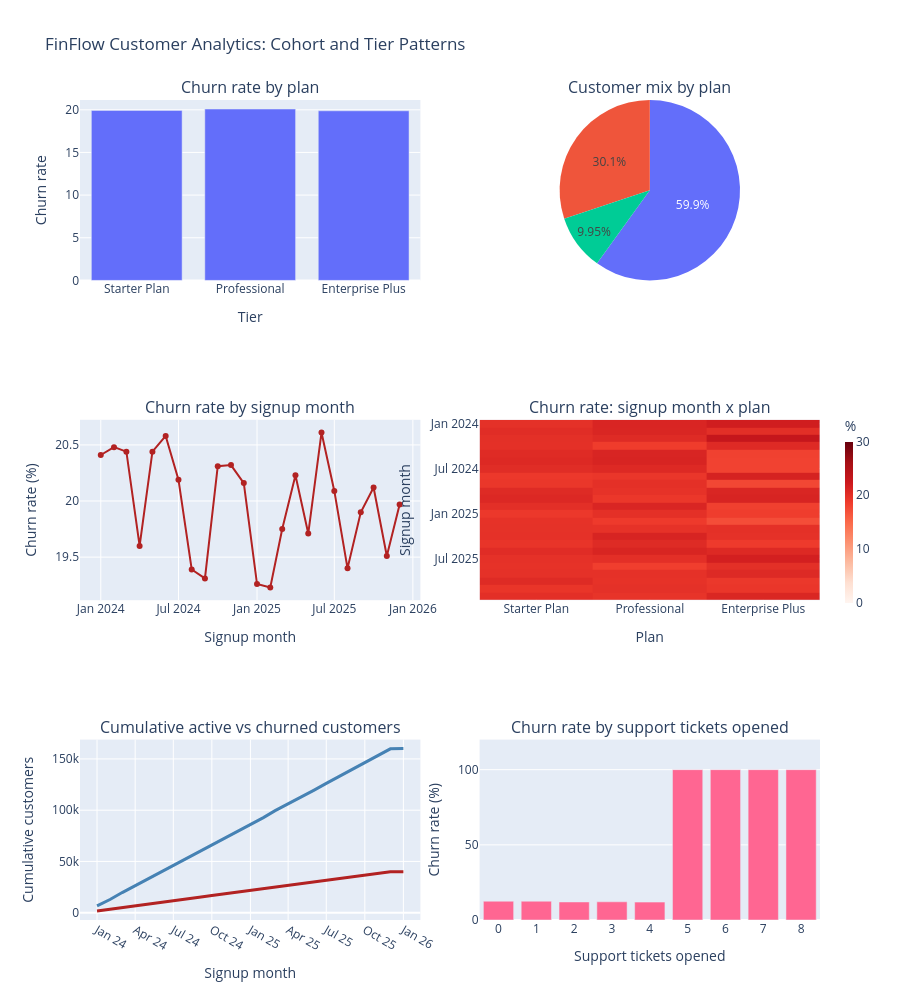

The code cell stored with this chart in its notebook:
### Code cell
# Panel 1: bar, churn rate per tier
deck.add_trace(go.Bar(                                # add a bar chart to the grid
    x=tiers, y=tier_rate.values,                      # plans on x, churn rate on y
    showlegend=False,
), row=1, col=1)                                      # place it in row 1, column 
deck.update_xaxes(title_text='Tier', row=1, col=1)
deck.update_yaxes(title_text='Churn rate', row=1, col=1)

# Panel 2: donut, customer mix
deck.add_trace(go.Pie(                                # add a pie chart
    labels=tiers, values=tier_n.values,     # slices are plans; hole=0.5 makes it a donut
), row=1, col=2)                                      # place it in row 1, column 2

# Panel 3: line, cohort churn rate (full cohorts only)  -> row 2, col 1
deck.add_trace(go.Scatter(                            # add a line chart
    x=cohort_full.index.to_timestamp(), y=cohort_full["rate"],  # signup months on x (as dates), churn rate on y
    mode="lines+markers", line=dict(color="firebrick"), showlegend=False,  # line with dots, red, no legend
), row=2, col=1)                                      # place it in row 2, column 1
deck.update_xaxes(title_text='Signup month', row=2, col=1)
deck.update_yaxes(title_text='Churn rate (%)', row=2, col=1)

# Panel 4: heatmap, cohort x tier  -> row 2, col 2
deck.add_trace(go.Heatmap(                            # add a heatmap
    z=cohort_tier.values, x=tiers, y=cohort_tier.index.astype(str),  # cell values, plan columns, month rows
    colorscale="Reds", zmin=0, zmax=30,               # white to red, fixed 0-30% so "flat" looks flat
    colorbar=dict(title="%", thickness=8, len=0.25, x=1.02, y=0.5),  # small color legend at the right edge, beside this row
), row=2, col=2)                                      # place it in row 2, column 2
deck.update_xaxes(title_text="Plan", row=2, col=2)    # label the x-axis
deck.update_yaxes(title_text="Signup month", autorange="reversed", row=2, col=2)  # label y-axis, earliest month at the top

# Panel 5: two lines, cumulative active vs churned  -> row 3, col 1
x5 = cum.index.to_timestamp()                         # convert month labels to dates for the x-axis
for name, color in [("Active", "steelblue"), ("Churned", "firebrick")]:  # draw one line per status
    deck.add_trace(go.Scatter(                        # add a line chart trace
        x=x5, y=cum[name], mode="lines+text", name=name,  # cumulative values, line plus a text label
        line=dict(color=color, width=3),              # thick line in the status color
        showlegend=False,    # label above-left of the point, no legend
    ), row=3, col=1)                                  # place it in row 3, column 1
deck.update_xaxes(title_text="Signup month", tickformat="%b %y", dtick="M3", row=3, col=1)  # label x, ticks every 3 months
deck.update_yaxes(title_text="Cumulative customers", row=3, col=1)  # label the y-axis

# Set deck layout setting
deck.update_layout(
    title_text='FinFlow Customer Analytics: Cohort and Tier Patterns',
    height=1000,
    showlegend=False
)

# Panel 6: churn rate by support tickets  -> row 3, col 2
deck.add_trace(go.Bar(                                # add a bar chart
    x=tickets.index, y=tickets["rate"],               # ticket counts on x, churn rate on y
    customdata=tickets["n"],                          # attach customer counts for the tooltip
    showlegend=False,                                 # no legend needed
), row=3, col=2)                                      # place it in row 3, column 2
deck.update_xaxes(title_text="Support tickets opened", dtick=1, row=3, col=2)  # label x, show every whole number
deck.update_yaxes(title_text="Churn rate (%)", range=[0, 120], row=3, col=2)   # label y, headroom above 100% for bar labels

### Figure 1 — Plotly figure (JSON) as saved in the notebook; plotly's stock layout.template omitted (floating-point values rounded to 4 significant figures)
{"data": [{"showlegend": false, "type": "bar", "x": ["Starter Plan", "Professional", "Enterprise Plus"], "xaxis": "x", "y": [19.93, 20.09, 19.88], "yaxis": "y"}, {"domain": {"x": [0.54, 1], "y": [0.78, 1]}, "labels": ["Starter Plan", "Professional", "Enterprise Plus"], "type": "pie", "values": [119881, 60229, 19890]}, {"line": {"color": "firebrick"}, "mode": "lines+markers", "showlegend": false, "type": "scatter", "x": ["2024-01-01T00:00:00.000000", "2024-02-01T00:00:00.000000", "2024-03-01T00:00:00.000000", "2024-04-01T00:00:00.000000", "2024-05-01T00:00:00.000000", "2024-06-01T00:00:00.000000", "2024-07-01T00:00:00.000000", "2024-08-01T00:00:00.000000", "2024-09-01T00:00:00.000000", "2024-10-01T00:00:00.000000", "2024-11-01T00:00:00.000000", "2024-12-01T00:00:00.000000", "2025-01-01T00:00:00.000000", "2025-02-01T00:00:00.000000", "2025-03-01T00:00:00.000000", "2025-04-01T00:00:00.000000", "2025-05-01T00:00:00.000000", "2025-06-01T00:00:00.000000", "2025-07-01T00:00:00.000000", "2025-08-01T00:00:00.000000", "2025-09-01T00:00:00.000000", "2025-10-01T00:00:00.000000", "2025-11-01T00:00:00.000000", "2025-12-01T00:00:00.000000"], "xaxis": "x2", "y": [20.41, 20.48, 20.44, 19.6, 20.44, 20.58, 20.19, 19.39, 19.31, 20.31, 20.32, 20.16, 19.26, 19.23, 19.75, 20.23, 19.71, 20.61, 20.09, 19.4, 19.9, 20.12, 19.51, 19.97], "yaxis": "y2"}, {"colorbar": {"len": 0.25, "thickness": 8, "title": {"text": "%"}, "x": 1.02, "y": 0.5}, "colorscale": [[0, "rgb(255,245,240)"], [0.125, "rgb(254,224,210)"], [0.25, "rgb(252,187,161)"], [0.375, "rgb(252,146,114)"], [0.5, "rgb(251,106,74)"], [0.625, "rgb(239,59,44)"], [0.75, "rgb(203,24,29)"], [0.875, "rgb(165,15,21)"], [1, "rgb(103,0,13)"]], "type": "heatmap", "x": ["Starter Plan", "Professional", "Enterprise Plus"], "xaxis": "x3", "y": ["2024-01", "2024-02", "2024-03", "2024-04", "2024-05", "2024-06", "2024-07", "2024-08", "2024-09", "2024-10", "2024-11", "2024-12", "2025-01", "2025-02", "2025-03", "2025-04", "2025-05", "2025-06", "2025-07", "2025-08", "2025-09", "2025-10", "2025-11", "2025-12"], "yaxis": "y3", "z": [[19.86, 21.06, 21.93], [20.29, 21.01, 20.08], [19.95, 20.47, 23.14], [19.91, 18.7, 20.52], [20.45, 21.12, 18.31], [20.66, 21.21, 18.18], [20.3, 20.64, 18.17], [19.09, 19.32, 21.44], [19.23, 19.94, 17.77], [20.51, 19.69, 21.05], [20.75, 19.15, 21.2], [20.0, 21.09, 18.33], [19.04, 19.91, 18.62], [19.73, 18.84, 17.28], [19.76, 19.69, 19.88], [19.79, 21.24, 19.79], [19.49, 20.49, 18.82], [20.32, 21.14, 20.64], [19.84, 20.02, 21.7], [19.73, 18.53, 19.98], [19.84, 19.78, 20.6], [20.5, 19.71, 19.12], [19.39, 19.85, 19.24], [20.01, 19.55, 20.93]], "zmax": 30, "zmin": 0}, {"line": {"color": "steelblue", "width": 3}, "mode": "lines+text", "name": "Active", "showlegend": false, "type": "scatter", "x": ["2024-01-01T00:00:00.000000", "2024-02-01T00:00:00.000000", "2024-03-01T00:00:00.000000", "2024-04-01T00:00:00.000000", "2024-05-01T00:00:00.000000", "2024-06-01T00:00:00.000000", "2024-07-01T00:00:00.000000", "2024-08-01T00:00:00.000000", "2024-09-01T00:00:00.000000", "2024-10-01T00:00:00.000000", "2024-11-01T00:00:00.000000", "2024-12-01T00:00:00.000000", "2025-01-01T00:00:00.000000", "2025-02-01T00:00:00.000000", "2025-03-01T00:00:00.000000", "2025-04-01T00:00:00.000000", "2025-05-01T00:00:00.000000", "2025-06-01T00:00:00.000000", "2025-07-01T00:00:00.000000", "2025-08-01T00:00:00.000000", "2025-09-01T00:00:00.000000", "2025-10-01T00:00:00.000000", "2025-11-01T00:00:00.000000", "2025-12-01T00:00:00.000000", "2026-01-01T00:00:00.000000"], "xaxis": "x4", "y": [6608, 12866, 19662, 26375, 33218, 39645, 46424, 53289, 59800, 66465, 73079, 79843, 86672, 92761, 99521, 106017, 112822, 119357, 126117, 132915, 139482, 146451, 153020, 159817, 160049], "yaxis": "y4"}, {"line": {"color": "firebrick", "width": 3}, "mode": "lines+text", "name": "Churned", "showlegend": false, "type": "scatter", "x": ["2024-01-01T00:00:00.000000", "2024-02-01T00:00:00.000000", "2024-03-01T00:00:00.000000", "2024-04-01T00:00:00.000000", "2024-05-01T00:00:00.000000", "2024-06-01T00:00:00.000000", "2024-07-01T00:00:00.000000", "2024-08-01T00:00:00.000000", "2024-09-01T00:00:00.000000", "2024-10-01T00:00:00.000000", "2024-11-01T00:00:00.000000", "2024-12-01T00:00:00.000000", "2025-01-01T00:00:00.000000", "2025-02-01T00:00:00.000000", "2025-03-01T00:00:00.000000", "2025-04-01T00:00:00.000000", "2025-05-01T00:00:00.000000", "2025-06-01T00:00:00.000000", "2025-07-01T00:00:00.000000", "2025-08-01T00:00:00.000000", "2025-09-01T00:00:00.000000", "2025-10-01T00:00:00.000000", "2025-11-01T00:00:00.000000", "2025-12-01T00:00:00.000000", "2026-01-01T00:00:00.000000"], "xaxis": "x4", "y": [1695, 3307, 5053, 6689, 8447, 10112, 11827, 13478, 15036, 16735, 18422, 20130, 21759, 23209, 24873, 26520, 28191, 29887, 31586, 33222, 34853, 36608, 38200, 39896, 39951], "yaxis": "y4"}, {"customdata": [36436, 36227, 36700, 36268, 36662, 4521, 4289, 4430, 4467], "showlegend": false, "type": "bar", "x": [0, 1, 2, 3, 4, 5, 6, 7, 8], "xaxis": "x5", "y": [12.5, 12.5, 12.0, 12.1, 11.9, 100.0, 100.0, 100.0, 100.0], "yaxis": "y5"}], "layout": {"annotations": [{"font": {"size": 16}, "showarrow": false, "text": "Churn rate by plan", "x": 0.23, "xanchor": "center", "xref": "paper", "y": 1, "yanchor": "bottom", "yref": "paper"}, {"font": {"size": 16}, "showarrow": false, "text": "Customer mix by plan", "x": 0.77, "xanchor": "center", "xref": "paper", "y": 1, "yanchor": "bottom", "yref": "paper"}, {"font": {"size": 16}, "showarrow": false, "text": "Churn rate by signup month", "x": 0.23, "xanchor": "center", "xref": "paper", "y": 0.61, "yanchor": "bottom", "yref": "paper"}, {"font": {"size": 16}, "showarrow": false, "text": "Churn rate: signup month x plan", "x": 0.77, "xanchor": "center", "xref": "paper", "y": 0.61, "yanchor": "bottom", "yref": "paper"}, {"font": {"size": 16}, "showarrow": false, "text": "Cumulative active vs churned customers", "x": 0.23, "xanchor": "center", "xref": "paper", "y": 0.22, "yanchor": "bottom", "yref": "paper"}, {"font": {"size": 16}, "showarrow": false, "text": "Churn rate by support tickets opened", "x": 0.77, "xanchor": "center", "xref": "paper", "y": 0.22, "yanchor": "bottom", "yref": "paper"}], "height": 1000, "showlegend": false, "title": {"text": "FinFlow Customer Analytics: Cohort and Tier Patterns"}, "xaxis": {"anchor": "y", "domain": [0, 0.46], "title": {"text": "Tier"}}, "xaxis2": {"anchor": "y2", "domain": [0, 0.46], "title": {"text": "Signup month"}}, "xaxis3": {"anchor": "y3", "domain": [0.54, 1], "title": {"text": "Plan"}}, "xaxis4": {"anchor": "y4", "domain": [0, 0.46], "dtick": "M3", "tickformat": "%b %y", "title": {"text": "Signup month"}}, "xaxis5": {"anchor": "y5", "domain": [0.54, 1], "dtick": 1, "title": {"text": "Support tickets opened"}}, "yaxis": {"anchor": "x", "domain": [0.78, 1], "title": {"text": "Churn rate"}}, "yaxis2": {"anchor": "x2", "domain": [0.39, 0.61], "title": {"text": "Churn rate (%)"}}, "yaxis3": {"anchor": "x3", "autorange": "reversed", "domain": [0.39, 0.61], "title": {"text": "Signup month"}}, "yaxis4": {"anchor": "x4", "domain": [0, 0.22], "title": {"text": "Cumulative customers"}}, "yaxis5": {"anchor": "x5", "domain": [0, 0.22], "range": [0, 120], "title": {"text": "Churn rate (%)"}}}}
